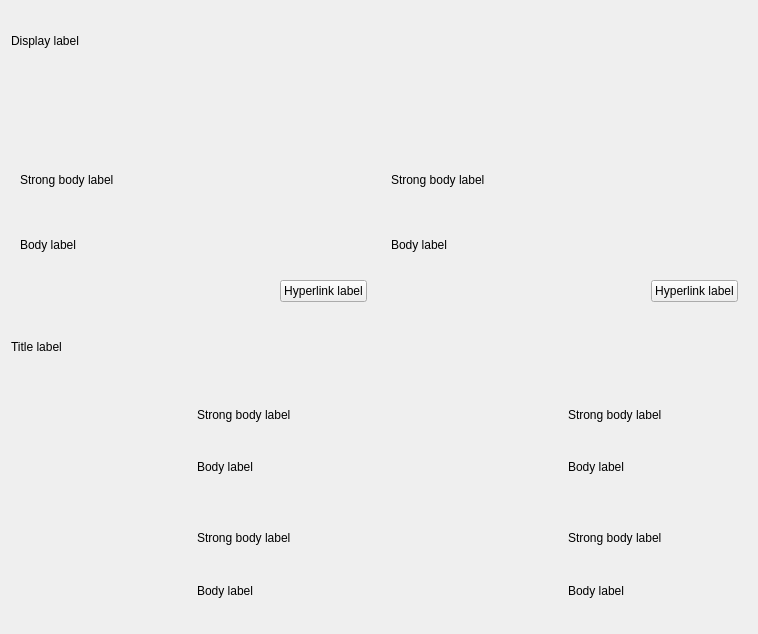
<?xml version="1.0" encoding="UTF-8"?>
<ui version="4.0">
 <class>Display</class>
 <widget class="QFrame" name="Display">
  <property name="geometry">
   <rect>
    <x>0</x>
    <y>0</y>
    <width>758</width>
    <height>634</height>
   </rect>
  </property>
  <property name="windowTitle">
   <string>Frame</string>
  </property>
  <layout class="QGridLayout" name="gridLayout_3" rowstretch="1,4,1,2,2">
   <item row="1" column="1">
    <widget class="SimpleCardWidget" name="SimpleCardWidget_2">
     <property name="layoutDirection">
      <enum>Qt::LeftToRight</enum>
     </property>
     <layout class="QGridLayout" name="gridLayout_2" columnstretch="5,1">
      <item row="3" column="0">
       <widget class="QWidget" name="widget_2" native="true"/>
      </item>
      <item row="1" column="0" colspan="2">
       <widget class="StrongBodyLabel" name="StrongBodyLabel_2">
        <property name="text">
         <string>Strong body label</string>
        </property>
       </widget>
      </item>
      <item row="3" column="1">
       <widget class="HyperlinkLabel" name="HyperlinkLabel_2">
        <property name="layoutDirection">
         <enum>Qt::LeftToRight</enum>
        </property>
        <property name="text">
         <string>Hyperlink label</string>
        </property>
       </widget>
      </item>
      <item row="2" column="0" colspan="2">
       <widget class="BodyLabel" name="BodyLabel_2">
        <property name="text">
         <string>Body label</string>
        </property>
       </widget>
      </item>
      <item row="0" column="0">
       <widget class="ImageLabel" name="ImageLabel_6"/>
      </item>
     </layout>
    </widget>
   </item>
   <item row="4" column="1">
    <widget class="SimpleCardWidget" name="SimpleCardWidget_8">
     <layout class="QGridLayout" name="gridLayout_6">
      <item row="0" column="0" rowspan="2">
       <widget class="ImageLabel" name="ImageLabel_3"/>
      </item>
      <item row="0" column="1">
       <widget class="StrongBodyLabel" name="StrongBodyLabel_5">
        <property name="text">
         <string>Strong body label</string>
        </property>
       </widget>
      </item>
      <item row="1" column="1">
       <widget class="BodyLabel" name="BodyLabel_5">
        <property name="text">
         <string>Body label</string>
        </property>
       </widget>
      </item>
     </layout>
    </widget>
   </item>
   <item row="2" column="0">
    <widget class="TitleLabel" name="TitleLabel">
     <property name="text">
      <string>Title label</string>
     </property>
    </widget>
   </item>
   <item row="3" column="0">
    <widget class="SimpleCardWidget" name="SimpleCardWidget_3">
     <layout class="QGridLayout" name="gridLayout_4">
      <item row="0" column="0" rowspan="2">
       <widget class="ImageLabel" name="ImageLabel"/>
      </item>
      <item row="0" column="1">
       <widget class="StrongBodyLabel" name="StrongBodyLabel_3">
        <property name="text">
         <string>Strong body label</string>
        </property>
       </widget>
      </item>
      <item row="1" column="1">
       <widget class="BodyLabel" name="BodyLabel_3">
        <property name="text">
         <string>Body label</string>
        </property>
       </widget>
      </item>
     </layout>
    </widget>
   </item>
   <item row="1" column="0">
    <widget class="SimpleCardWidget" name="SimpleCardWidget">
     <layout class="QGridLayout" name="gridLayout" columnstretch="5,1">
      <item row="3" column="1">
       <widget class="HyperlinkLabel" name="HyperlinkLabel">
        <property name="layoutDirection">
         <enum>Qt::LeftToRight</enum>
        </property>
        <property name="text">
         <string>Hyperlink label</string>
        </property>
       </widget>
      </item>
      <item row="3" column="0">
       <widget class="QWidget" name="widget" native="true"/>
      </item>
      <item row="2" column="0" colspan="2">
       <widget class="BodyLabel" name="BodyLabel">
        <property name="text">
         <string>Body label</string>
        </property>
       </widget>
      </item>
      <item row="1" column="0" colspan="2">
       <widget class="StrongBodyLabel" name="StrongBodyLabel">
        <property name="text">
         <string>Strong body label</string>
        </property>
       </widget>
      </item>
      <item row="0" column="0">
       <widget class="ImageLabel" name="ImageLabel_5"/>
      </item>
     </layout>
    </widget>
   </item>
   <item row="3" column="1">
    <widget class="SimpleCardWidget" name="SimpleCardWidget_9">
     <layout class="QGridLayout" name="gridLayout_7">
      <item row="0" column="0" rowspan="2">
       <widget class="ImageLabel" name="ImageLabel_4"/>
      </item>
      <item row="0" column="1">
       <widget class="StrongBodyLabel" name="StrongBodyLabel_6">
        <property name="text">
         <string>Strong body label</string>
        </property>
       </widget>
      </item>
      <item row="1" column="1">
       <widget class="BodyLabel" name="BodyLabel_6">
        <property name="text">
         <string>Body label</string>
        </property>
       </widget>
      </item>
     </layout>
    </widget>
   </item>
   <item row="0" column="0" colspan="2">
    <widget class="DisplayLabel" name="DisplayLabel">
     <property name="text">
      <string>Display label</string>
     </property>
    </widget>
   </item>
   <item row="4" column="0">
    <widget class="SimpleCardWidget" name="SimpleCardWidget_7">
     <layout class="QGridLayout" name="gridLayout_5">
      <item row="0" column="0" rowspan="2">
       <widget class="ImageLabel" name="ImageLabel_2"/>
      </item>
      <item row="0" column="1">
       <widget class="StrongBodyLabel" name="StrongBodyLabel_4">
        <property name="text">
         <string>Strong body label</string>
        </property>
       </widget>
      </item>
      <item row="1" column="1">
       <widget class="BodyLabel" name="BodyLabel_4">
        <property name="text">
         <string>Body label</string>
        </property>
       </widget>
      </item>
     </layout>
    </widget>
   </item>
  </layout>
 </widget>
 <customwidgets>
  <customwidget>
   <class>CardWidget</class>
   <extends>QFrame</extends>
   <header>qfluentwidgets</header>
   <container>1</container>
  </customwidget>
  <customwidget>
   <class>SimpleCardWidget</class>
   <extends>CardWidget</extends>
   <header>qfluentwidgets</header>
   <container>1</container>
  </customwidget>
  <customwidget>
   <class>BodyLabel</class>
   <extends>QLabel</extends>
   <header>qfluentwidgets</header>
  </customwidget>
  <customwidget>
   <class>StrongBodyLabel</class>
   <extends>QLabel</extends>
   <header>qfluentwidgets</header>
  </customwidget>
  <customwidget>
   <class>TitleLabel</class>
   <extends>QLabel</extends>
   <header>qfluentwidgets</header>
  </customwidget>
  <customwidget>
   <class>DisplayLabel</class>
   <extends>QLabel</extends>
   <header>qfluentwidgets</header>
  </customwidget>
  <customwidget>
   <class>HyperlinkLabel</class>
   <extends>QPushButton</extends>
   <header>qfluentwidgets</header>
  </customwidget>
  <customwidget>
   <class>ImageLabel</class>
   <extends>QLabel</extends>
   <header>qfluentwidgets</header>
  </customwidget>
 </customwidgets>
 <resources/>
 <connections/>
</ui>
